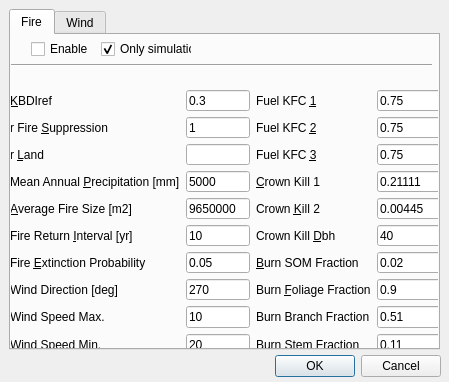
<?xml version="1.0" encoding="UTF-8"?>
<ui version="4.0">
 <class>Test_dialog</class>
 <widget class="QDialog" name="Test_dialog">
  <property name="geometry">
   <rect>
    <x>0</x>
    <y>0</y>
    <width>449</width>
    <height>382</height>
   </rect>
  </property>
  <property name="windowTitle">
   <string>Dialog</string>
  </property>
  <widget class="QDialogButtonBox" name="buttonBox_moduleDialog">
   <property name="geometry">
    <rect>
     <x>100</x>
     <y>350</y>
     <width>341</width>
     <height>32</height>
    </rect>
   </property>
   <property name="sizePolicy">
    <sizepolicy hsizetype="Expanding" vsizetype="Fixed">
     <horstretch>0</horstretch>
     <verstretch>0</verstretch>
    </sizepolicy>
   </property>
   <property name="locale">
    <locale language="English" country="UnitedKingdom"/>
   </property>
   <property name="orientation">
    <enum>Qt::Horizontal</enum>
   </property>
   <property name="standardButtons">
    <set>QDialogButtonBox::Cancel|QDialogButtonBox::Ok</set>
   </property>
  </widget>
  <widget class="QWidget" name="gridLayoutWidget">
   <property name="geometry">
    <rect>
     <x>9</x>
     <y>9</y>
     <width>431</width>
     <height>341</height>
    </rect>
   </property>
   <layout class="QGridLayout" name="gridLayout">
    <item row="0" column="0">
     <widget class="QTabWidget" name="moduleTabs">
      <property name="currentIndex">
       <number>0</number>
      </property>
      <widget class="QWidget" name="tab">
       <attribute name="title">
        <string>Fire</string>
       </attribute>
       <widget class="QCheckBox" name="checkBox_enableFire">
        <property name="geometry">
         <rect>
          <x>20</x>
          <y>5</y>
          <width>58</width>
          <height>18</height>
         </rect>
        </property>
        <property name="text">
         <string>Enable</string>
        </property>
       </widget>
       <widget class="Line" name="line">
        <property name="geometry">
         <rect>
          <x>0</x>
          <y>20</y>
          <width>421</width>
          <height>20</height>
         </rect>
        </property>
        <property name="orientation">
         <enum>Qt::Horizontal</enum>
        </property>
       </widget>
       <widget class="QCheckBox" name="checkBox_simulationFire">
        <property name="geometry">
         <rect>
          <x>90</x>
          <y>5</y>
          <width>91</width>
          <height>18</height>
         </rect>
        </property>
        <property name="text">
         <string>Only simulation</string>
        </property>
        <property name="checked">
         <bool>true</bool>
        </property>
       </widget>
       <widget class="QWidget" name="horizontalLayoutWidget">
        <property name="geometry">
         <rect>
          <x>-1</x>
          <y>29</y>
          <width>431</width>
          <height>291</height>
         </rect>
        </property>
        <layout class="QHBoxLayout" name="horizontalLayout">
         <item>
          <layout class="QFormLayout" name="formLayout">
           <item row="0" column="0">
            <spacer name="horizontalSpacer">
             <property name="orientation">
              <enum>Qt::Horizontal</enum>
             </property>
             <property name="sizeHint" stdset="0">
              <size>
               <width>40</width>
               <height>20</height>
              </size>
             </property>
            </spacer>
           </item>
           <item row="0" column="1">
            <spacer name="horizontalSpacer_3">
             <property name="orientation">
              <enum>Qt::Horizontal</enum>
             </property>
             <property name="sizeHint" stdset="0">
              <size>
               <width>40</width>
               <height>20</height>
              </size>
             </property>
            </spacer>
           </item>
           <item row="1" column="0">
            <widget class="QLabel" name="label">
             <property name="text">
              <string>&amp;KBDIref</string>
             </property>
             <property name="buddy">
              <cstring>input_KBDIref</cstring>
             </property>
            </widget>
           </item>
           <item row="1" column="1">
            <widget class="QLineEdit" name="input_KBDIref">
             <property name="text">
              <string>0.3</string>
             </property>
            </widget>
           </item>
           <item row="2" column="0">
            <widget class="QLabel" name="label_2">
             <property name="text">
              <string>r Fire &amp;Suppression</string>
             </property>
             <property name="buddy">
              <cstring>input_rFireSuppression</cstring>
             </property>
            </widget>
           </item>
           <item row="2" column="1">
            <widget class="QLineEdit" name="input_rFireSuppression">
             <property name="text">
              <string>1</string>
             </property>
            </widget>
           </item>
           <item row="3" column="0">
            <widget class="QLabel" name="label_3">
             <property name="text">
              <string>r &amp;Land</string>
             </property>
             <property name="buddy">
              <cstring>input_rLand</cstring>
             </property>
            </widget>
           </item>
           <item row="3" column="1">
            <widget class="QLineEdit" name="input_rLand"/>
           </item>
           <item row="4" column="0">
            <widget class="QLabel" name="label_4">
             <property name="text">
              <string>Mean Annual &amp;Precipitation [mm]</string>
             </property>
             <property name="buddy">
              <cstring>input_annualPrecipitation</cstring>
             </property>
            </widget>
           </item>
           <item row="4" column="1">
            <widget class="QLineEdit" name="input_annualPrecipitation">
             <property name="text">
              <string>5000</string>
             </property>
            </widget>
           </item>
           <item row="5" column="0">
            <widget class="QLabel" name="label_5">
             <property name="text">
              <string>&amp;Average Fire Size [m2]</string>
             </property>
             <property name="buddy">
              <cstring>input_averageFireSize</cstring>
             </property>
            </widget>
           </item>
           <item row="5" column="1">
            <widget class="QLineEdit" name="input_averageFireSize">
             <property name="text">
              <string>9650000</string>
             </property>
            </widget>
           </item>
           <item row="6" column="0">
            <widget class="QLabel" name="label_6">
             <property name="text">
              <string>Fire Return &amp;Interval [yr]</string>
             </property>
             <property name="buddy">
              <cstring>input_fireReturnInterval</cstring>
             </property>
            </widget>
           </item>
           <item row="6" column="1">
            <widget class="QLineEdit" name="input_fireReturnInterval">
             <property name="text">
              <string>10</string>
             </property>
            </widget>
           </item>
           <item row="7" column="0">
            <widget class="QLabel" name="label_8">
             <property name="text">
              <string>Fire &amp;Extinction Probability</string>
             </property>
             <property name="buddy">
              <cstring>input_fireExtinctionProbability</cstring>
             </property>
            </widget>
           </item>
           <item row="7" column="1">
            <widget class="QLineEdit" name="input_fireExtinctionProbability">
             <property name="text">
              <string>0.05</string>
             </property>
            </widget>
           </item>
           <item row="8" column="0">
            <widget class="QLabel" name="label_18">
             <property name="text">
              <string>Wind Direction [deg]</string>
             </property>
            </widget>
           </item>
           <item row="8" column="1">
            <widget class="QLineEdit" name="input_windDirection">
             <property name="text">
              <string>270</string>
             </property>
            </widget>
           </item>
           <item row="9" column="0">
            <widget class="QLabel" name="label_19">
             <property name="text">
              <string>Wind Speed Max.</string>
             </property>
            </widget>
           </item>
           <item row="10" column="0">
            <widget class="QLabel" name="label_20">
             <property name="text">
              <string>Wind Speed Min.</string>
             </property>
            </widget>
           </item>
           <item row="9" column="1">
            <widget class="QLineEdit" name="input_windSpeedMax">
             <property name="text">
              <string>10</string>
             </property>
            </widget>
           </item>
           <item row="10" column="1">
            <widget class="QLineEdit" name="input_windSpeedMin">
             <property name="text">
              <string>20</string>
             </property>
            </widget>
           </item>
          </layout>
         </item>
         <item>
          <layout class="QFormLayout" name="formLayout_2">
           <item row="0" column="0">
            <spacer name="horizontalSpacer_2">
             <property name="orientation">
              <enum>Qt::Horizontal</enum>
             </property>
             <property name="sizeHint" stdset="0">
              <size>
               <width>40</width>
               <height>20</height>
              </size>
             </property>
            </spacer>
           </item>
           <item row="0" column="1">
            <spacer name="horizontalSpacer_4">
             <property name="orientation">
              <enum>Qt::Horizontal</enum>
             </property>
             <property name="sizeHint" stdset="0">
              <size>
               <width>40</width>
               <height>20</height>
              </size>
             </property>
            </spacer>
           </item>
           <item row="1" column="0">
            <widget class="QLabel" name="label_9">
             <property name="text">
              <string>Fuel KFC &amp;1</string>
             </property>
             <property name="buddy">
              <cstring>input_fuelKFC1</cstring>
             </property>
            </widget>
           </item>
           <item row="1" column="1">
            <widget class="QLineEdit" name="input_fuelKFC1">
             <property name="text">
              <string>0.75</string>
             </property>
            </widget>
           </item>
           <item row="2" column="0">
            <widget class="QLabel" name="label_10">
             <property name="text">
              <string>Fuel KFC &amp;2</string>
             </property>
             <property name="buddy">
              <cstring>input_fuelKFC2</cstring>
             </property>
            </widget>
           </item>
           <item row="2" column="1">
            <widget class="QLineEdit" name="input_fuelKFC2">
             <property name="text">
              <string>0.75</string>
             </property>
            </widget>
           </item>
           <item row="3" column="0">
            <widget class="QLabel" name="label_11">
             <property name="text">
              <string>Fuel KFC &amp;3</string>
             </property>
             <property name="buddy">
              <cstring>input_fuelKFC3</cstring>
             </property>
            </widget>
           </item>
           <item row="3" column="1">
            <widget class="QLineEdit" name="input_fuelKFC3">
             <property name="text">
              <string>0.75</string>
             </property>
            </widget>
           </item>
           <item row="4" column="0">
            <widget class="QLabel" name="label_12">
             <property name="text">
              <string>&amp;Crown Kill 1</string>
             </property>
             <property name="buddy">
              <cstring>input_crownKill1</cstring>
             </property>
            </widget>
           </item>
           <item row="4" column="1">
            <widget class="QLineEdit" name="input_crownKill1">
             <property name="text">
              <string>0.21111</string>
             </property>
            </widget>
           </item>
           <item row="5" column="0">
            <widget class="QLabel" name="label_13">
             <property name="text">
              <string>Crown &amp;Kill 2</string>
             </property>
             <property name="buddy">
              <cstring>lineEdit_13</cstring>
             </property>
            </widget>
           </item>
           <item row="5" column="1">
            <widget class="QLineEdit" name="lineEdit_13">
             <property name="text">
              <string>0.00445</string>
             </property>
            </widget>
           </item>
           <item row="6" column="0">
            <widget class="QLabel" name="label_7">
             <property name="text">
              <string>Crown Kill &amp;Dbh</string>
             </property>
             <property name="buddy">
              <cstring>input_crownKillDbh</cstring>
             </property>
            </widget>
           </item>
           <item row="6" column="1">
            <widget class="QLineEdit" name="input_crownKillDbh">
             <property name="text">
              <string>40</string>
             </property>
            </widget>
           </item>
           <item row="7" column="0">
            <widget class="QLabel" name="label_14">
             <property name="text">
              <string>&amp;Burn SOM Fraction</string>
             </property>
             <property name="buddy">
              <cstring>input_burnSOMFraction</cstring>
             </property>
            </widget>
           </item>
           <item row="10" column="0">
            <widget class="QLabel" name="label_15">
             <property name="text">
              <string>Burn Stem Fraction</string>
             </property>
             <property name="buddy">
              <cstring>input_burnStemFraction</cstring>
             </property>
            </widget>
           </item>
           <item row="8" column="0">
            <widget class="QLabel" name="label_16">
             <property name="text">
              <string>Burn &amp;Foliage Fraction</string>
             </property>
             <property name="buddy">
              <cstring>input_burnFoliageFraction</cstring>
             </property>
            </widget>
           </item>
           <item row="9" column="0">
            <widget class="QLabel" name="label_17">
             <property name="text">
              <string>Burn Branch Fraction</string>
             </property>
             <property name="buddy">
              <cstring>input_burnBranchFraction</cstring>
             </property>
            </widget>
           </item>
           <item row="7" column="1">
            <widget class="QLineEdit" name="input_burnSOMFraction">
             <property name="text">
              <string>0.02</string>
             </property>
            </widget>
           </item>
           <item row="8" column="1">
            <widget class="QLineEdit" name="input_burnFoliageFraction">
             <property name="text">
              <string>0.9</string>
             </property>
            </widget>
           </item>
           <item row="9" column="1">
            <widget class="QLineEdit" name="input_burnBranchFraction">
             <property name="text">
              <string>0.51</string>
             </property>
            </widget>
           </item>
           <item row="10" column="1">
            <widget class="QLineEdit" name="input_burnStemFraction">
             <property name="text">
              <string>0.11</string>
             </property>
            </widget>
           </item>
          </layout>
         </item>
        </layout>
       </widget>
      </widget>
      <widget class="QWidget" name="tab_2">
       <attribute name="title">
        <string>Wind</string>
       </attribute>
      </widget>
     </widget>
    </item>
   </layout>
  </widget>
 </widget>
 <resources/>
 <connections>
  <connection>
   <sender>buttonBox_moduleDialog</sender>
   <signal>accepted()</signal>
   <receiver>Test_dialog</receiver>
   <slot>accept()</slot>
   <hints>
    <hint type="sourcelabel">
     <x>298</x>
     <y>324</y>
    </hint>
    <hint type="destinationlabel">
     <x>157</x>
     <y>274</y>
    </hint>
   </hints>
  </connection>
  <connection>
   <sender>buttonBox_moduleDialog</sender>
   <signal>rejected()</signal>
   <receiver>Test_dialog</receiver>
   <slot>reject()</slot>
   <hints>
    <hint type="sourcelabel">
     <x>366</x>
     <y>330</y>
    </hint>
    <hint type="destinationlabel">
     <x>286</x>
     <y>274</y>
    </hint>
   </hints>
  </connection>
 </connections>
</ui>
